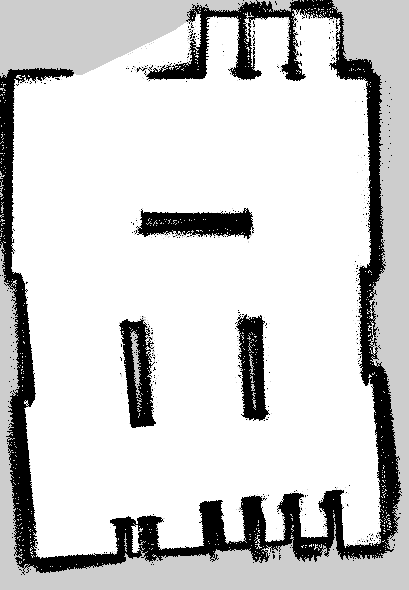
#> input picture src/slam_pkg/maps/map_clean.pgm, 409 x 590 px, found by its file name
$ python blurmap.py
#> lines starting #> are read from the running program, lines starting #| are printed output that depends on the picture; after the words box and inside, x2 and y2 are one past the last pixel; in counts of white or black regions, pixels touching at a corner belong together
import cv2
import matplotlib.pyplot as plt
import os
import numpy as np

home = os.path.expanduser('~')
MAP_PATH  = os.path.join(home, 'ros2_ws', 'src', 'slam_pkg', 'maps', 'map_clean')
SAVE_PATH = os.path.join(home, 'ros2_ws', 'src', 'slam_pkg', 'maps', 'map_processed')

# load map as grayscale
map_img = cv2.imread(MAP_PATH + '.pgm', cv2.IMREAD_GRAYSCALE)
#> map_img is the input picture: shape (590, 409); min 0, max 255, mean 207.8
if map_img is None:
    print(f'Error — could not load map from {MAP_PATH}.pgm')
    exit()
print(f'Map loaded: {map_img.shape}')
#| Map loaded: (590, 409)

# treat unknown cells (205) as free before processing
map_clean = map_img.copy()
map_clean[map_clean == 205] = 255
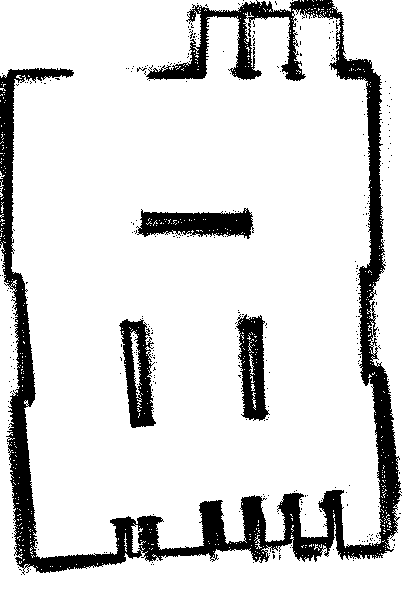
#> map_clean: shape (590, 409); 85.4% white; 342 black regions (338 under 20 px), largest, box (x1, y1, x2, y2) and area: (0, 0, 402, 575) 27989, (136, 208, 254, 239) 2361, (119, 319, 156, 428) 2216, (236, 314, 270, 421) 2133

# apply gaussian blur to remove noise
blur = cv2.GaussianBlur(map_clean, (5, 5), 0)
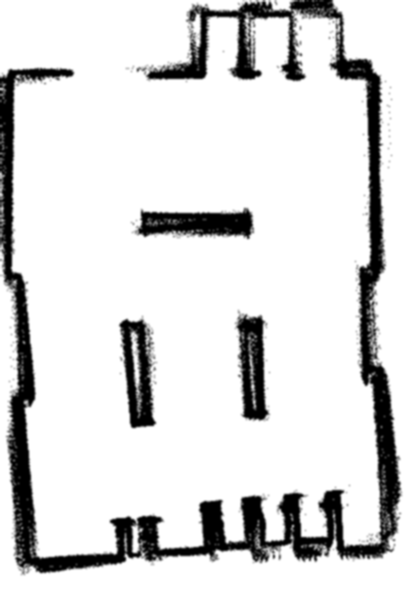
#> blur: shape (590, 409); min 0, max 255, mean 217.8

# apply otsu thresholding — auto finds best threshold
ret, binary = cv2.threshold(blur, 0, 255, cv2.THRESH_BINARY + cv2.THRESH_OTSU)
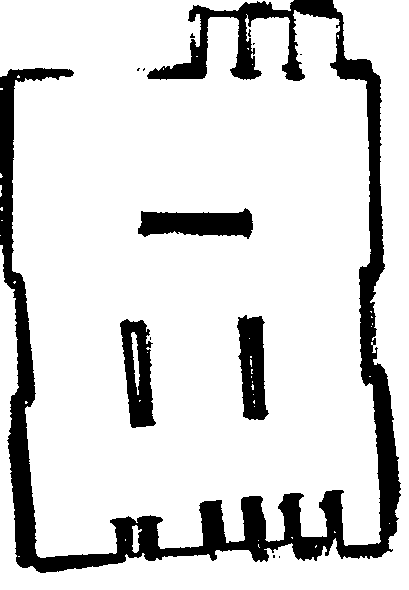
#> binary: shape (590, 409); 84.6% white; 13 black regions (9 under 20 px), largest, box (x1, y1, x2, y2) and area: (0, 0, 401, 573) 29989, (138, 208, 253, 239) 2491, (120, 319, 156, 428) 2373, (237, 315, 269, 420) 2321
#> ret = 142
print(f'Otsu threshold: {ret:.1f}')
#| Otsu threshold: 142.0

# apply dilation to connect broken wall segments
kernel = np.ones((3, 3), np.uint8)
dilated = cv2.dilate(binary, kernel, iterations=1)
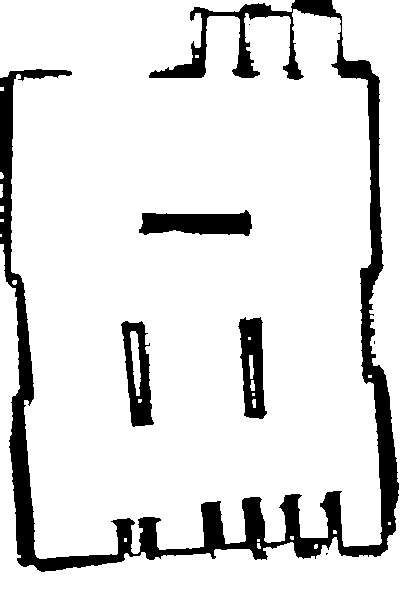
#> dilated: shape (590, 409); 87.6% white; 7 black regions (3 under 20 px), largest, box (x1, y1, x2, y2) and area: (0, 0, 399, 572) 24158, (139, 210, 252, 236) 2155, (238, 317, 267, 419) 1886, (121, 321, 154, 427) 1833

# show all steps side by side
fig, axes = plt.subplots(1, 4, figsize=(20, 5))
axes[0].imshow(map_img,   cmap='gray', vmin=0, vmax=255)
axes[0].set_title('Original')
axes[1].imshow(blur,      cmap='gray', vmin=0, vmax=255)
axes[1].set_title('Gaussian blur')
axes[2].imshow(binary,    cmap='gray', vmin=0, vmax=255)
axes[2].set_title(f'Otsu (threshold={ret:.0f})')
axes[3].imshow(dilated,   cmap='gray', vmin=0, vmax=255)
axes[3].set_title('Dilated')
for ax in axes:
    ax.axis('off')
plt.tight_layout()
plt.show()

# save result as PGM
cv2.imwrite(SAVE_PATH + '.pgm', dilated)

# copy YAML from original map with updated image name
import yaml
#> (the run stopped early here; a loop or call above may not have finished)

$ run again, with src/slam_pkg/maps/map (copy).pgm copied over src/slam_pkg/maps/map_clean.pgm
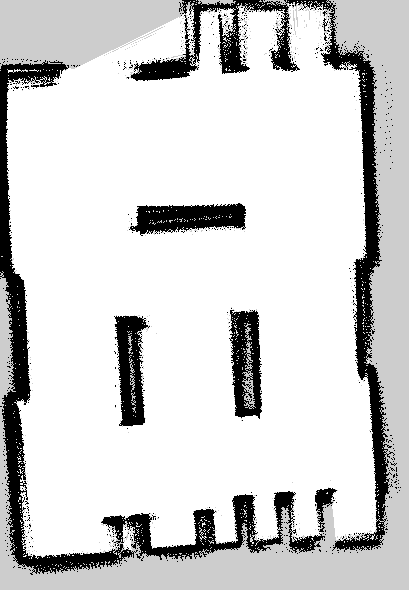
#> input picture src/slam_pkg/maps/map (copy).pgm, 409 x 590 px, found by its file name
#> map_img is the input picture: shape (590, 409); min 0, max 255, mean 210.4
#| Map loaded: (590, 409)
#> `map_clean[map_clean == 205] = 255`:
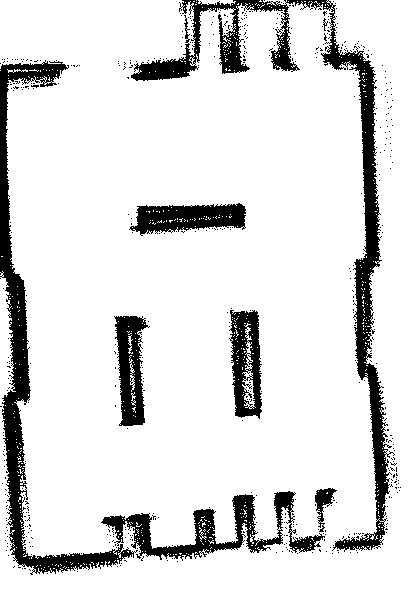
#> map_clean: shape (590, 409); 86.6% white; 531 black regions (523 under 20 px), largest, box (x1, y1, x2, y2) and area: (131, 0, 395, 552) 11190, (0, 60, 138, 575) 8543, (101, 491, 325, 561) 4229
#> binary: shape (590, 409); 85.7% white; 25 black regions (19 under 20 px), largest, box (x1, y1, x2, y2) and area: (0, 62, 324, 573) 13963, (131, 0, 389, 550) 12274, (130, 203, 246, 235) 2670, (230, 310, 262, 418) 2595, (115, 316, 148, 426) 2529, (315, 488, 336, 532) 414
#> ret = 145
#| Otsu threshold: 145.0
#> `dilated = cv2.dilate(binary, kernel, iterations=1)`:
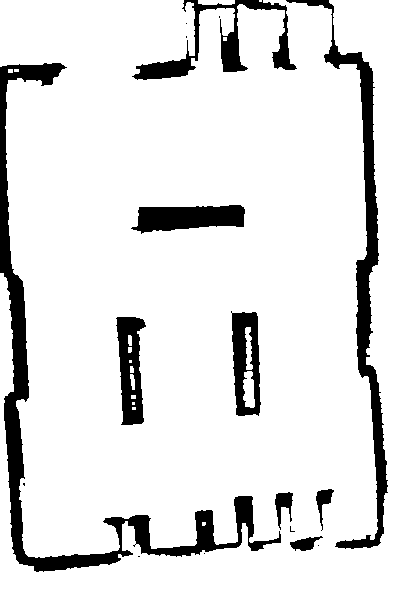
#> dilated: shape (590, 409); 88.7% white; 17 black regions (8 under 20 px), largest, box (x1, y1, x2, y2) and area: (0, 63, 281, 572) 10520, (286, 0, 388, 549) 6337, (132, 0, 297, 80) 3031
